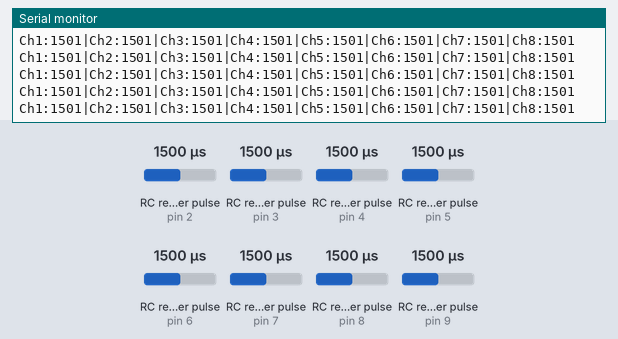
Bench run of a sketch on a simulated Arduino Uno, built with avr-gcc and run on an emulated ATmega328P. On the bench: the last lines printed to the serial monitor. Wiring (inferred from the names in the program): 8 × RC receiver channel: data pin 2 / data pin 3 / data pin 4 / data pin 5 / data pin 6 / data pin 7 / data pin 8 / data pin 9. The inputs (shaded band) are chosen by the test bench; at power-on: RC receiver pulse (sensors on pin 2, pin 3, pin 4, pin 5, pin 6, pin 7, pin 8, pin 9) 1500 µs.

Above: at 1.2 s.
1.3 s: RC receiver pulse (sensor on pin 2) set to 1980 µs
At 1.39 s:
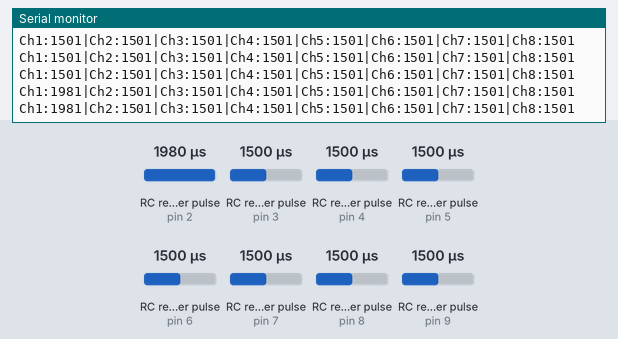
4.3 s: RC receiver pulse (sensor on pin 3) set to 1980 µs
At 4.39 s:
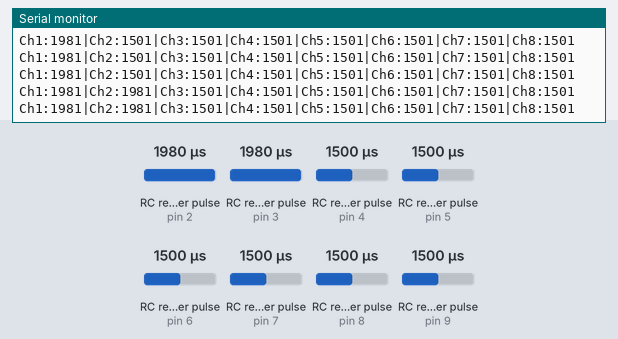
7.3 s: RC receiver pulse (sensor on pin 4) set to 1020 µs
At 7.33 s:
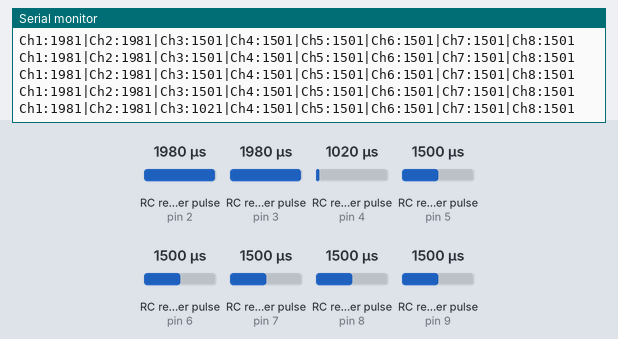
8.8 s: RC receiver pulse (sensor on pin 5) set to 1020 µs
At 8.83 s:
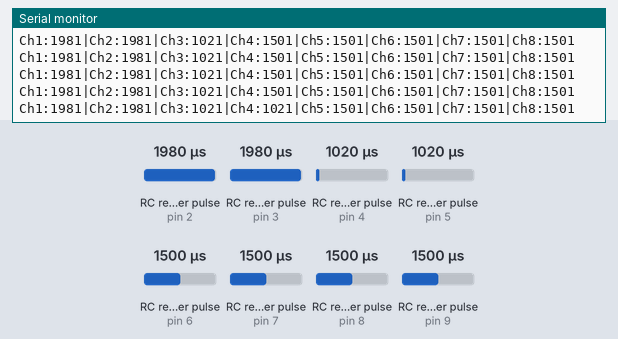
10.3 s: RC receiver pulse (sensor on pin 6) set to 1020 µs
At 10.33 s:
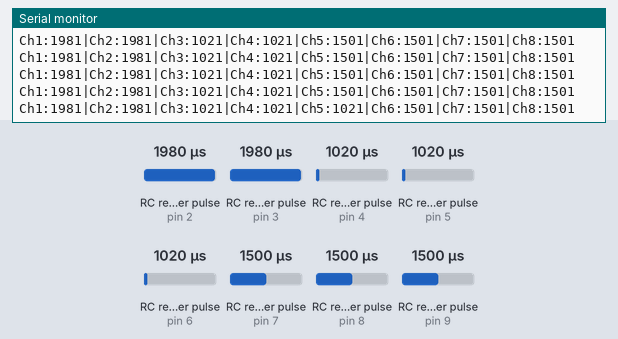
11.8 s: RC receiver pulse (sensor on pin 7) set to 1020 µs
At 11.83 s:
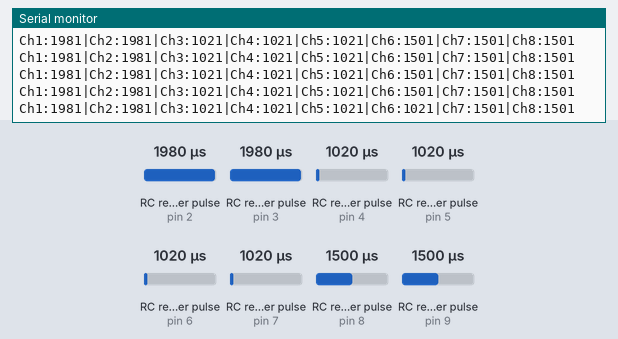

The sketch:

Turnigy_9X.ino
```cpp
//This will sketch will read all 8 channels of a RC reciever and input the values via serial monitor.
//Programed for the Arduino UNO!!!

// Define Variables:
const int chA=2;  //Constant variables relating to pin locations
const int chB=3;
const int chC=4;
const int chD=5;
const int chE=6;
const int chF=7;
const int chG=8;
const int chH=9;

int ch1;  //Varibles to store and display the values of each channel
int ch2;
int ch3;
int ch4;
int ch5;
int ch6;
int ch7;
int ch8;


// the setup routine runs once when you press reset:
void setup() {
  // initialize serial communication at 9600 bits per second:
  Serial.begin(115200);
  // Set input pins
  pinMode(chA, INPUT);
  pinMode(chB,INPUT);
  pinMode(chC,INPUT);
  pinMode(chD,INPUT);
  pinMode(chE,INPUT);
  pinMode(chF,INPUT);
  pinMode(chG,INPUT);
  pinMode(chH,INPUT);
}

//Main Program
void loop() {
  // read the input channels
  ch1 = pulseIn (chA,HIGH);  //Read and store channel 1
  Serial.print ("Ch1:");  //Display text string on Serial Monitor to distinguish variables
  Serial.print (ch1);     //Print in the value of channel 1
  Serial.print ("|");

  ch2 = pulseIn (chB,HIGH);
  Serial.print ("Ch2:");
  Serial.print (ch2);
  Serial.print ("|");

  ch3 = pulseIn (chC,HIGH);
  Serial.print ("Ch3:");
  Serial.print (ch3);
  Serial.print ("|");

  ch4 = pulseIn (chD,HIGH);
  Serial.print ("Ch4:");
  Serial.print (ch4);
  Serial.print ("|");

  ch5 = pulseIn (chE,HIGH);
  Serial.print ("Ch5:");
  Serial.print (ch5);
  Serial.print ("|");

  ch6 = pulseIn (chF,HIGH);
  Serial.print ("Ch6:");
  Serial.print (ch6);
  Serial.print ("|");

  ch7 = pulseIn (chG,HIGH);
  Serial.print ("Ch7:");
  Serial.print (ch7);
  Serial.print ("|");

  ch8 = pulseIn (chH,HIGH);
  Serial.print ("Ch8:");
  Serial.println (ch8);
}
```

Measured:
- after the input at 1.3 s, the serial monitor: prints a new line at once (image 1)
- after the input at 4.3 s, the serial monitor: prints a new line at once (image 2)
- after the input at 7.3 s, the serial monitor: prints a new line at once (image 3)
- after the input at 8.8 s, the serial monitor: prints a new line at once (image 4)
- after the input at 10.3 s, the serial monitor: prints a new line at once (image 5)
- after the input at 11.8 s, the serial monitor: prints a new line at once (image 6)
